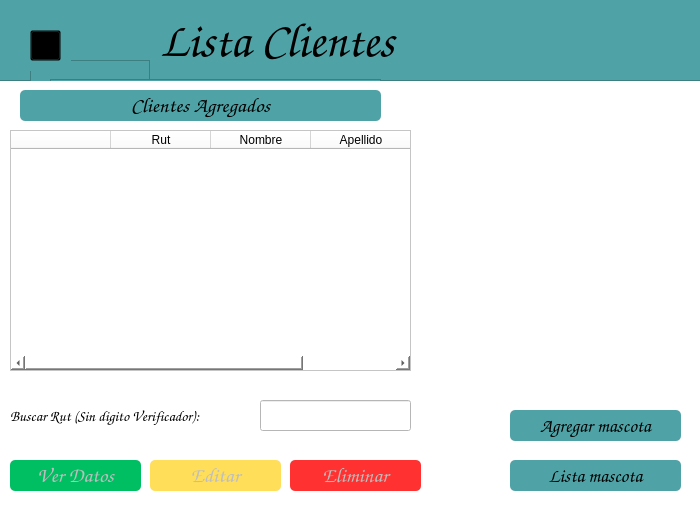
<?xml version="1.0" encoding="UTF-8"?>
<ui version="4.0">
 <class>mainWindow</class>
 <widget class="QMainWindow" name="mainWindow">
  <property name="geometry">
   <rect>
    <x>0</x>
    <y>0</y>
    <width>700</width>
    <height>509</height>
   </rect>
  </property>
  <property name="sizePolicy">
   <sizepolicy hsizetype="Preferred" vsizetype="Preferred">
    <horstretch>0</horstretch>
    <verstretch>0</verstretch>
   </sizepolicy>
  </property>
  <property name="windowTitle">
   <string>Clinica CVI</string>
  </property>
  <property name="styleSheet">
   <string notr="true">alternate-background-color: rgb(255, 255, 255);</string>
  </property>
  <widget class="QWidget" name="centralwidget">
   <widget class="QFrame" name="frame">
    <property name="geometry">
     <rect>
      <x>-10</x>
      <y>0</y>
      <width>711</width>
      <height>511</height>
     </rect>
    </property>
    <property name="minimumSize">
     <size>
      <width>711</width>
      <height>511</height>
     </size>
    </property>
    <property name="maximumSize">
     <size>
      <width>711</width>
      <height>511</height>
     </size>
    </property>
    <property name="sizeIncrement">
     <size>
      <width>10000</width>
      <height>10000</height>
     </size>
    </property>
    <property name="cursor">
     <cursorShape>ArrowCursor</cursorShape>
    </property>
    <property name="styleSheet">
     <string notr="true">background-color: rgb(255, 255, 255);</string>
    </property>
    <property name="frameShape">
     <enum>QFrame::StyledPanel</enum>
    </property>
    <property name="frameShadow">
     <enum>QFrame::Raised</enum>
    </property>
    <widget class="QLabel" name="label">
     <property name="geometry">
      <rect>
       <x>30</x>
       <y>90</y>
       <width>361</width>
       <height>31</height>
      </rect>
     </property>
     <property name="font">
      <font>
       <family>Comic Sans MS</family>
       <pointsize>16</pointsize>
       <weight>50</weight>
       <bold>false</bold>
      </font>
     </property>
     <property name="styleSheet">
      <string notr="true">background-color: rgb(79, 163, 166);
border-radius: 5px;</string>
     </property>
     <property name="text">
      <string>Clientes Agregados</string>
     </property>
     <property name="alignment">
      <set>Qt::AlignCenter</set>
     </property>
    </widget>
    <widget class="QFrame" name="frame_2">
     <property name="geometry">
      <rect>
       <x>-10</x>
       <y>-20</y>
       <width>721</width>
       <height>101</height>
      </rect>
     </property>
     <property name="styleSheet">
      <string notr="true">background-color: rgb(79, 163, 166);</string>
     </property>
     <property name="frameShape">
      <enum>QFrame::StyledPanel</enum>
     </property>
     <property name="frameShadow">
      <enum>QFrame::Raised</enum>
     </property>
     <widget class="QFrame" name="frame_3">
      <property name="geometry">
       <rect>
        <x>50</x>
        <y>80</y>
        <width>120</width>
        <height>80</height>
       </rect>
      </property>
      <property name="frameShape">
       <enum>QFrame::StyledPanel</enum>
      </property>
      <property name="frameShadow">
       <enum>QFrame::Raised</enum>
      </property>
     </widget>
     <widget class="QFrame" name="frame_4">
      <property name="geometry">
       <rect>
        <x>70</x>
        <y>99</y>
        <width>331</width>
        <height>51</height>
       </rect>
      </property>
      <property name="frameShape">
       <enum>QFrame::StyledPanel</enum>
      </property>
      <property name="frameShadow">
       <enum>QFrame::Raised</enum>
      </property>
     </widget>
     <widget class="QLabel" name="label_9">
      <property name="geometry">
       <rect>
        <x>180</x>
        <y>40</y>
        <width>341</width>
        <height>41</height>
       </rect>
      </property>
      <property name="font">
       <font>
        <family>Comic Sans MS</family>
        <pointsize>36</pointsize>
       </font>
      </property>
      <property name="cursor">
       <cursorShape>ForbiddenCursor</cursorShape>
      </property>
      <property name="text">
       <string>Lista Clientes</string>
      </property>
     </widget>
     <widget class="QLabel" name="label_3">
      <property name="geometry">
       <rect>
        <x>30</x>
        <y>40</y>
        <width>61</width>
        <height>51</height>
       </rect>
      </property>
      <property name="text">
       <string/>
      </property>
      <property name="pixmap">
       <pixmap>../../../../Downloads/Copia_de_Centro_Veterinario_Integral-removebg-preview.png</pixmap>
      </property>
     </widget>
     <widget class="QPushButton" name="btnAtras">
      <property name="geometry">
       <rect>
        <x>50</x>
        <y>50</y>
        <width>31</width>
        <height>31</height>
       </rect>
      </property>
      <property name="cursor">
       <cursorShape>PointingHandCursor</cursorShape>
      </property>
      <property name="focusPolicy">
       <enum>Qt::StrongFocus</enum>
      </property>
      <property name="styleSheet">
       <string notr="true">background-color: rgba(0,0,0,0);</string>
      </property>
      <property name="text">
       <string/>
      </property>
     </widget>
    </widget>
    <widget class="QPushButton" name="BtnAtras">
     <property name="enabled">
      <bool>false</bool>
     </property>
     <property name="geometry">
      <rect>
       <x>20</x>
       <y>460</y>
       <width>131</width>
       <height>31</height>
      </rect>
     </property>
     <property name="font">
      <font>
       <family>Comic Sans MS</family>
       <pointsize>16</pointsize>
       <weight>50</weight>
       <bold>false</bold>
      </font>
     </property>
     <property name="cursor">
      <cursorShape>PointingHandCursor</cursorShape>
     </property>
     <property name="styleSheet">
      <string notr="true">background-color: rgb(0, 191, 99);
border-radius: 5px;</string>
     </property>
     <property name="text">
      <string>Ver Datos</string>
     </property>
     <property name="checkable">
      <bool>false</bool>
     </property>
    </widget>
    <widget class="QLabel" name="label_logo">
     <property name="geometry">
      <rect>
       <x>420</x>
       <y>120</y>
       <width>291</width>
       <height>301</height>
      </rect>
     </property>
     <property name="font">
      <font>
       <family>Comic Sans MS</family>
       <pointsize>16</pointsize>
      </font>
     </property>
     <property name="text">
      <string/>
     </property>
     <property name="pixmap">
      <pixmap>imagenes/Logo-removebg-preview.png</pixmap>
     </property>
    </widget>
    <widget class="QPushButton" name="btnAvanzar">
     <property name="enabled">
      <bool>true</bool>
     </property>
     <property name="geometry">
      <rect>
       <x>520</x>
       <y>460</y>
       <width>171</width>
       <height>31</height>
      </rect>
     </property>
     <property name="font">
      <font>
       <family>Comic Sans MS</family>
       <pointsize>14</pointsize>
      </font>
     </property>
     <property name="cursor">
      <cursorShape>PointingHandCursor</cursorShape>
     </property>
     <property name="styleSheet">
      <string notr="true">background-color: rgb(79, 163, 166);
border-radius: 5px;</string>
     </property>
     <property name="text">
      <string>Lista mascota</string>
     </property>
     <property name="checkable">
      <bool>false</bool>
     </property>
    </widget>
    <widget class="QPushButton" name="BtnAtras_2">
     <property name="enabled">
      <bool>false</bool>
     </property>
     <property name="geometry">
      <rect>
       <x>160</x>
       <y>460</y>
       <width>131</width>
       <height>31</height>
      </rect>
     </property>
     <property name="font">
      <font>
       <family>Comic Sans MS</family>
       <pointsize>16</pointsize>
       <weight>50</weight>
       <bold>false</bold>
      </font>
     </property>
     <property name="cursor">
      <cursorShape>PointingHandCursor</cursorShape>
     </property>
     <property name="styleSheet">
      <string notr="true">background-color: rgb(255, 222, 89);
border-radius: 5px;</string>
     </property>
     <property name="text">
      <string>Editar</string>
     </property>
     <property name="checkable">
      <bool>false</bool>
     </property>
    </widget>
    <widget class="QPushButton" name="BtnAtras_3">
     <property name="enabled">
      <bool>false</bool>
     </property>
     <property name="geometry">
      <rect>
       <x>300</x>
       <y>460</y>
       <width>131</width>
       <height>31</height>
      </rect>
     </property>
     <property name="font">
      <font>
       <family>Comic Sans MS</family>
       <pointsize>16</pointsize>
      </font>
     </property>
     <property name="cursor">
      <cursorShape>PointingHandCursor</cursorShape>
     </property>
     <property name="styleSheet">
      <string notr="true">background-color: rgb(255, 49, 49);
border-radius: 5px;</string>
     </property>
     <property name="text">
      <string>Eliminar</string>
     </property>
     <property name="checkable">
      <bool>false</bool>
     </property>
    </widget>
    <widget class="QTableWidget" name="tableWidget">
     <property name="geometry">
      <rect>
       <x>20</x>
       <y>130</y>
       <width>401</width>
       <height>241</height>
      </rect>
     </property>
     <column>
      <property name="text">
       <string/>
      </property>
     </column>
     <column>
      <property name="text">
       <string>Rut</string>
      </property>
     </column>
     <column>
      <property name="text">
       <string>Nombre</string>
      </property>
     </column>
     <column>
      <property name="text">
       <string>Apellido</string>
      </property>
     </column>
    </widget>
    <widget class="QLabel" name="label_2">
     <property name="geometry">
      <rect>
       <x>20</x>
       <y>400</y>
       <width>251</width>
       <height>31</height>
      </rect>
     </property>
     <property name="font">
      <font>
       <family>Comic Sans MS</family>
       <pointsize>11</pointsize>
       <weight>50</weight>
       <bold>false</bold>
      </font>
     </property>
     <property name="styleSheet">
      <string notr="true"/>
     </property>
     <property name="text">
      <string>Buscar Rut (Sin digito Verificador):</string>
     </property>
     <property name="alignment">
      <set>Qt::AlignLeading|Qt::AlignLeft|Qt::AlignVCenter</set>
     </property>
    </widget>
    <widget class="QLineEdit" name="lineEdit">
     <property name="geometry">
      <rect>
       <x>270</x>
       <y>400</y>
       <width>151</width>
       <height>31</height>
      </rect>
     </property>
     <property name="maxLength">
      <number>8</number>
     </property>
    </widget>
    <widget class="QPushButton" name="btnAgregarM">
     <property name="enabled">
      <bool>true</bool>
     </property>
     <property name="geometry">
      <rect>
       <x>520</x>
       <y>410</y>
       <width>171</width>
       <height>31</height>
      </rect>
     </property>
     <property name="font">
      <font>
       <family>Comic Sans MS</family>
       <pointsize>14</pointsize>
      </font>
     </property>
     <property name="cursor">
      <cursorShape>PointingHandCursor</cursorShape>
     </property>
     <property name="styleSheet">
      <string notr="true">background-color: rgb(79, 163, 166);
border-radius: 5px;</string>
     </property>
     <property name="text">
      <string>Agregar mascota</string>
     </property>
     <property name="checkable">
      <bool>false</bool>
     </property>
    </widget>
    <zorder>frame_2</zorder>
    <zorder>label</zorder>
    <zorder>BtnAtras</zorder>
    <zorder>label_logo</zorder>
    <zorder>btnAvanzar</zorder>
    <zorder>BtnAtras_2</zorder>
    <zorder>BtnAtras_3</zorder>
    <zorder>tableWidget</zorder>
    <zorder>label_2</zorder>
    <zorder>lineEdit</zorder>
    <zorder>btnAgregarM</zorder>
   </widget>
  </widget>
 </widget>
 <tabstops>
  <tabstop>BtnAtras</tabstop>
 </tabstops>
 <resources>
  <include location="logo.qrc"/>
 </resources>
 <connections/>
</ui>
